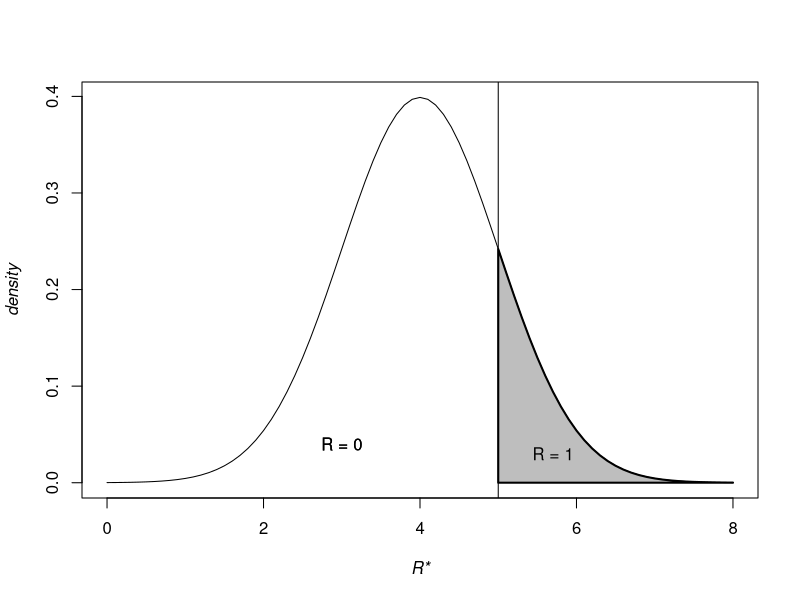

The R script that drew this image:
#**********************************************************************************
# FILE:     C:\Projects\Practical Tools Book\Book Chapters\13 Steps in Weighting\ 
#                Examples\Fig 13.2 latent.var.R                                          
# PROJECT:  Practical Tools for Designing and Weighting Survey Samples             
# DATE:     02/19/2012                                                             
# PGMR:     R. Valliant                                                            
# PURPOSE:  Latent variable cutoff value example
#**********************************************************************************

postscript("C:\\Projects\\Practical Tools Book\\Book Chapters\\13 Steps in Weighting\\Examples\\Fig 13.2.eps")

x <- seq(0, 8, 0.1)
dval <- dnorm(x, m = 4)
plot(x, dval, 
     type = "l",
     xlab = "R*",
     ylab = "density",
     font.lab = 3)
     
abline(v = 5)

text("R = 0", x = 3, y = 0.04)
text("R = 1", x = 5.7, y = 0.03)

xx <- seq(5, 8, 0.1)
yy <- c(dval[x >= 5])
polygon(x = c(xx, rev(xx)),
        y = c(yy, rep(0, length(xx))),
        col = "gray",
        border = "black",
        lwd = 2
        )

text("R = 0", x = 3, y = 0.04)
text("R = 1", x = 5.7, y = 0.03)
dev.off()



